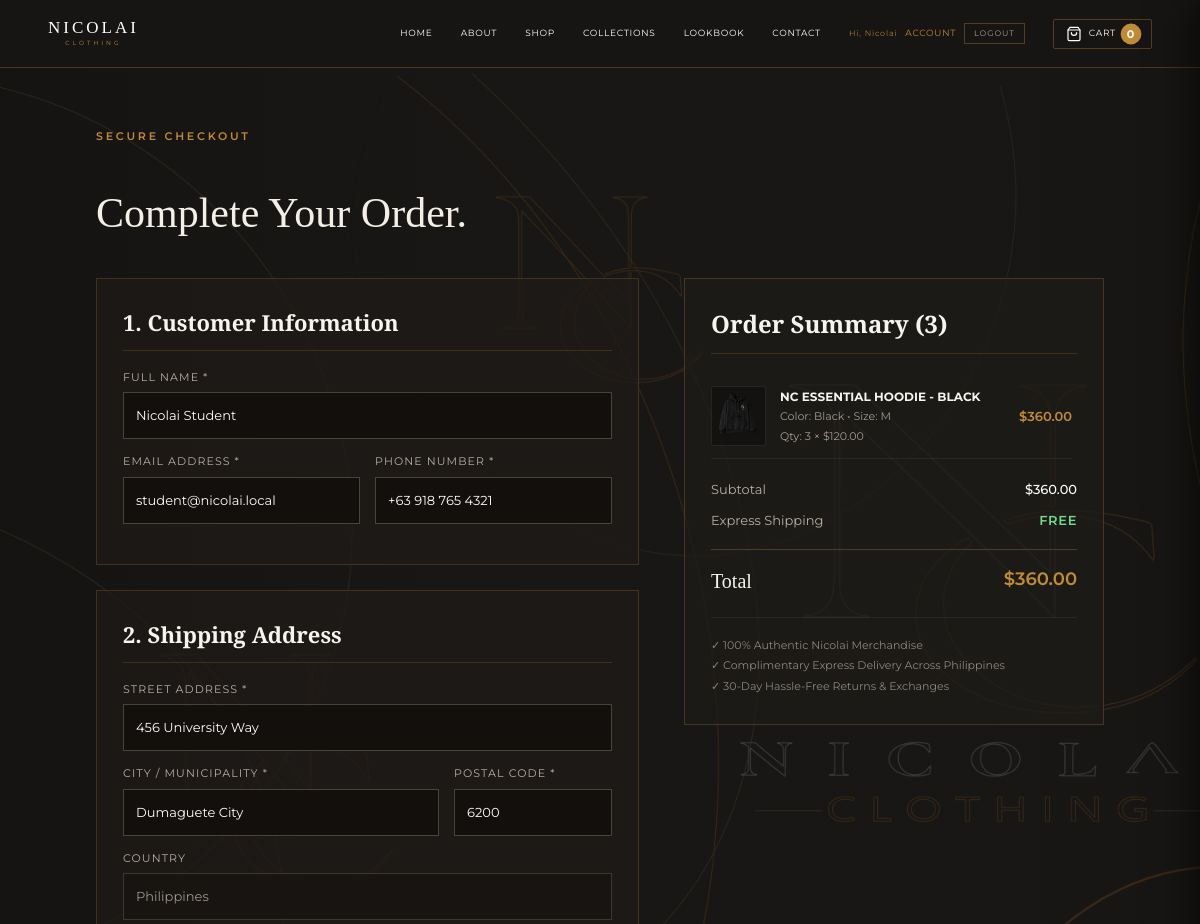
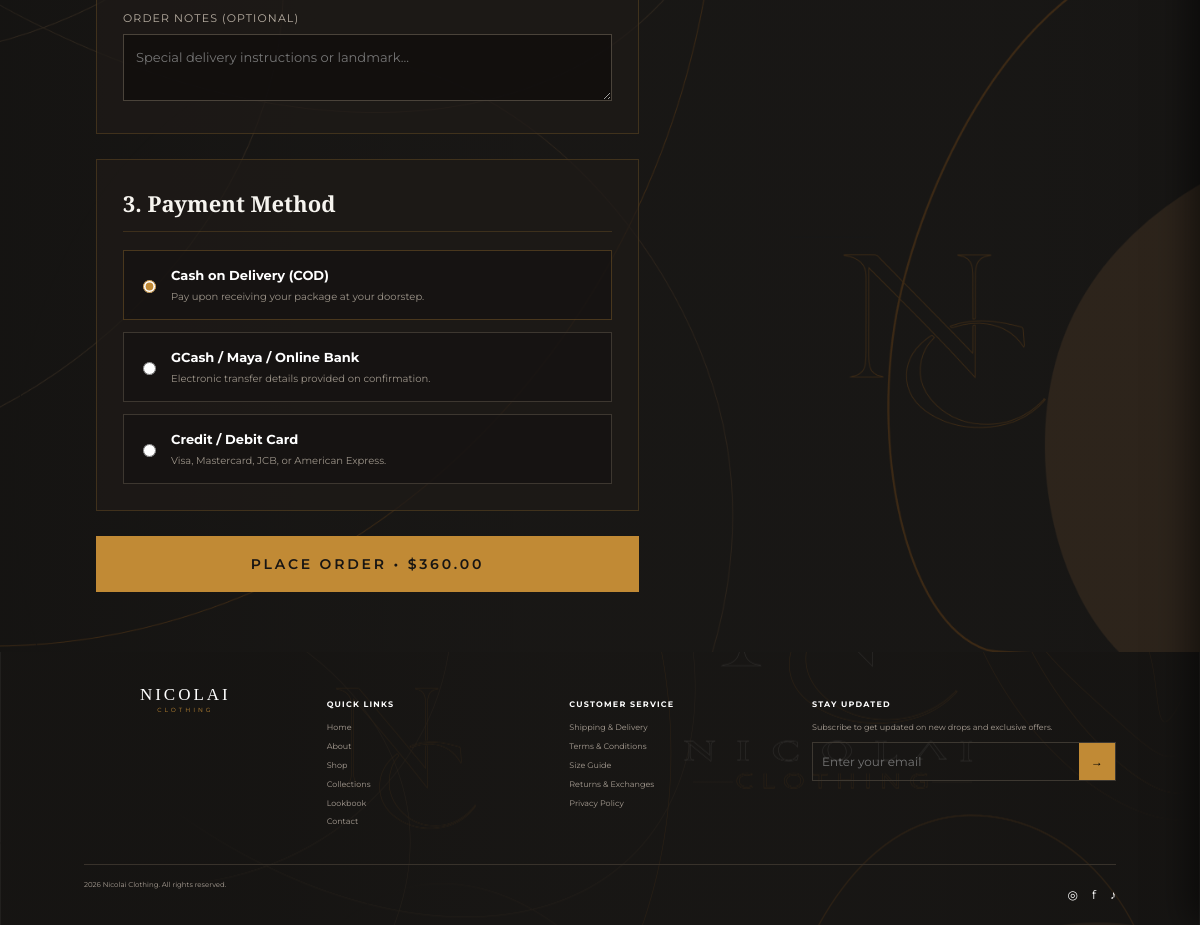
The app's page /checkout.php (signed in) with its own data (2 pictures, top to bottom).
### tables this page shows
CREATE TABLE `carts` (
  `id` int(11) NOT NULL AUTO_INCREMENT,
  `session_id` varchar(128) NOT NULL,
  `user_id` int(11) DEFAULT NULL,
  `created_at` datetime NOT NULL DEFAULT current_timestamp(),
  `updated_at` datetime NOT NULL DEFAULT current_timestamp() ON UPDATE current_timestamp(),
  PRIMARY KEY (`id`),
  KEY `idx_session_id` (`session_id`),
  KEY `idx_user_id` (`user_id`),
  CONSTRAINT `fk_cart_user` FOREIGN KEY (`user_id`) REFERENCES `users` (`id`) ON DELETE CASCADE
);

CREATE TABLE `cart_items` (
  `id` int(11) NOT NULL AUTO_INCREMENT,
  `cart_id` int(11) NOT NULL,
  `product_id` varchar(64) NOT NULL,
  `color` varchar(50) NOT NULL,
  `size` varchar(20) NOT NULL,
  `quantity` int(11) NOT NULL DEFAULT 1,
  `unit_price` decimal(10,2) NOT NULL,
  `created_at` datetime NOT NULL DEFAULT current_timestamp(),
  `updated_at` datetime NOT NULL DEFAULT current_timestamp() ON UPDATE current_timestamp(),
  PRIMARY KEY (`id`),
  UNIQUE KEY `uq_cart_item` (`cart_id`,`product_id`,`color`,`size`),
  KEY `fk_item_product` (`product_id`),
  CONSTRAINT `fk_item_cart` FOREIGN KEY (`cart_id`) REFERENCES `carts` (`id`) ON DELETE CASCADE,
  CONSTRAINT `fk_item_product` FOREIGN KEY (`product_id`) REFERENCES `products` (`id`) ON DELETE CASCADE
);

CREATE TABLE `products` (
  `id` varchar(64) NOT NULL,
  `name` varchar(150) NOT NULL,
  `base_name` varchar(150) NOT NULL,
  `category` varchar(50) NOT NULL,
  `price` decimal(10,2) NOT NULL,
  `image` varchar(255) NOT NULL,
  `color` varchar(50) NOT NULL,
  `colors_json` text DEFAULT NULL,
  `sizes_json` varchar(100) DEFAULT '["S","M","L","XL"]',
  `description` text NOT NULL,
  `stock_quantity` int(11) NOT NULL DEFAULT 50,
  `is_active` tinyint(1) NOT NULL DEFAULT 1,
  `featured` tinyint(1) NOT NULL DEFAULT 0,
  `created_at` datetime NOT NULL DEFAULT current_timestamp(),
  `updated_at` datetime NOT NULL DEFAULT current_timestamp() ON UPDATE current_timestamp(),
  PRIMARY KEY (`id`),
  KEY `idx_category` (`category`),
  KEY `idx_is_active` (`is_active`)
);

### function.php (called while the page is built, shortened)
<?php
function e(?string $value): string {
    return htmlspecialchars((string)$value, ENT_QUOTES, 'UTF-8');
}
function old(string $key, string $default = ''): string {
    return e((string)($_POST[$key] ?? $default));
}
function current_user(): ?array {
    return $_SESSION['user'] ?? null;
}
function format_price(float|string $price): string {
    $num = is_numeric($price) ? (float)$price : (float)preg_replace('/[^0-9.]/', '', (string)$price);
    return '$' . number_format($num, 2);
}
function get_or_create_cart_id(string $sessionId, ?int $userId = null): int {
    $pdo = get_db();
    if ($userId !== null) {
        $stmt = $pdo->prepare("SELECT `id` FROM `carts` WHERE `user_id` = ? LIMIT 1");
        $stmt->execute([$userId]);
        $id = $stmt->fetchColumn();
        if ($id) return (int)$id;
    }
    return (int)$pdo->lastInsertId();
}
function get_cart_items(string $sessionId, ?int $userId = null): array {
    $pdo = get_db();
    $cartId = get_or_create_cart_id($sessionId, $userId);
    $stmt = $pdo->prepare("
        SELECT ci.*, p.name AS product_name, p.image AS default_image, p.stock_quantity, p.colors_json
        FROM `cart_items` ci
        JOIN `products` p ON ci.product_id = p.id
        WHERE ci.cart_id = ?
        ORDER BY ci.id ASC
    ");
    $stmt->execute([$cartId]);
    $rows = $stmt->fetchAll();
    $items = [];
    foreach ($rows as $r) {
        $colors = !empty($r['colors_json']) ? json_decode($r['colors_json'], true) : [];
        $img = $colors[$r['color']] ?? $r['default_image'];
        $items[] = [
            'id' => (int)$r['id'],
            'cart_id' => (int)$r['cart_id'],
            'key' => $r['product_id'] . '__' . $r['color'] . '__' . $r['size'],
            'productId' => $r['product_id'],
            'name' => $r['product_name'],
            'color' => $r['color'],
            'size' => $r['size'],
            'qty' => (int)$r['quantity'],
            'price' => (float)$r['unit_price'],
            'image' => $img,
            'stock' => (int)$r['stock_quantity'],
        ];
    }
    return $items;
}

### checkout.php (the view, shortened to what this page needs)
<?php
require_once __DIR__ . '/function.php';
$sessionId = session_id();
$currentUser = current_user();
$userId = $currentUser['id'] ?? null;
$cartItems = get_cart_items($sessionId, $userId ? (int)$userId : null);
$totalCount = array_reduce($cartItems, fn($sum, $i) => $sum + $i['qty'], 0);
$subtotal = array_reduce($cartItems, fn($sum, $i) => $sum + ($i['price'] * $i['qty']), 0.0);
require __DIR__ . '/includes/header.php';
?>
<section class="checkout-page section-dark" style="min-height: 85vh; padding: 60px 8vw;">
  <div class="checkout-container" style="max-width: 1100px; margin: 0 auto;">
    <p class="eyebrow" style="color: var(--gold); letter-spacing: 0.25em; font-size: 11px; margin-bottom: 8px;">SECURE CHECKOUT</p>
    <h1 style="font-family: 'Cormorant Garamond', serif; font-size: 42px; font-weight: 500; margin-bottom: 30px;">Complete Your Order.</h1>
    <?php if (empty($cartItems)): ?>
      <div class="checkout-empty" style="text-align: center; padding: 60px 20px; background: rgba(35, 31, 28, 0.6); border: 1px solid rgba(193, 138, 53, 0.2);">
        <p style="font-size: 18px; color: #cfc6b7; margin-bottom: 20px;">Your shopping bag is currently empty.</p>
        <a href="index.php#shop" class="btn btn-gold">DISCOVER PRODUCTS</a>
      </div>
    <?php else: ?>
      <div class="checkout-grid" style="display: grid; grid-template-columns: 1fr 420px; gap: 45px; align-items: start;">
        <div class="checkout-form-col">
          <form method="post" novalidate id="checkoutForm">
            <div style="background: rgba(30, 27, 24, 0.7); border: 1px solid rgba(193, 138, 53, 0.22); padding: 26px; margin-bottom: 25px;">
              <h3 style="font-family: 'Cormorant Garamond', serif; font-size: 22px; margin-top: 0; margin-bottom: 18px; color: #f6f4ef; border-bottom: 1px solid rgba(193,138,53,0.2); padding-bottom: 10px;">
                1. Customer Information
              </h3>
              <label style="display:block; margin-bottom: 14px; font-size: 11px; letter-spacing: 0.1em; color: #b8afa3;">
                FULL NAME *
                <input type="text" name="name" required value="<?= old('name', $currentUser['name'] ?? '') ?>" style="width: 100%; box-sizing: border-box; margin-top: 6px; padding: 12px; background: rgba(15, 13, 12, 0.8); border: 1px solid #4a433a; color: #fff; font-size: 13px; outline: none;">
              </label>
              <div style="display: grid; grid-template-columns: 1fr 1fr; gap: 15px;">
                <label style="display:block; margin-bottom: 14px; font-size: 11px; letter-spacing: 0.1em; color: #b8afa3;">
                  EMAIL ADDRESS *
                  <input type="email" name="email" required value="<?= old('email', $currentUser['email'] ?? '') ?>" style="width: 100%; box-sizing: border-box; margin-top: 6px; padding: 12px; background: rgba(15, 13, 12, 0.8); border: 1px solid #4a433a; color: #fff; font-size: 13px; outline: none;">
                </label>
                <label style="display:block; margin-bottom: 14px; font-size: 11px; letter-spacing: 0.1em; color: #b8afa3;">
                  PHONE NUMBER *
                  <input type="tel" name="phone" required placeholder="+63 9XX XXX XXXX" value="<?= old('phone', $currentUser['phone'] ?? '') ?>" style="width: 100%; box-sizing: border-box; margin-top: 6px; padding: 12px; background: rgba(15, 13, 12, 0.8); border: 1px solid #4a433a; color: #fff; font-size: 13px; outline: none;">
                </label>
              </div>
            </div>
            <div style="background: rgba(30, 27, 24, 0.7); border: 1px solid rgba(193, 138, 53, 0.22); padding: 26px; margin-bottom: 25px;">
              <h3 style="font-family: 'Cormorant Garamond', serif; font-size: 22px; margin-top: 0; margin-bottom: 18px; color: #f6f4ef; border-bottom: 1px solid rgba(193,138,53,0.2); padding-bottom: 10px;">
                2. Shipping Address
              </h3>
              <label style="display:block; margin-bottom: 14px; font-size: 11px; letter-spacing: 0.1em; color: #b8afa3;">
                STREET ADDRESS *
                <input type="text" name="address" required placeholder="House/Unit #, Street, Barangay" value="<?= old('address', $currentUser['address'] ?? '') ?>" style="width: 100%; box-sizing: border-box; margin-top: 6px; padding: 12px; background: rgba(15, 13, 12, 0.8); border: 1px solid #4a433a; color: #fff; font-size: 13px; outline: none;">
              </label>
              <div style="display: grid; grid-template-columns: 2fr 1fr; gap: 15px;">
                <label style="display:block; margin-bottom: 14px; font-size: 11px; letter-spacing: 0.1em; color: #b8afa3;">
                  CITY / MUNICIPALITY *
                  <input type="text" name="city" required placeholder="Dumaguete City" value="<?= old('city', $currentUser['city'] ?? '') ?>" style="width: 100%; box-sizing: border-box; margin-top: 6px; padding: 12px; background: rgba(15, 13, 12, 0.8); border: 1px solid #4a433a; color: #fff; font-size: 13px; outline: none;">
                </label>
                <label style="display:block; margin-bottom: 14px; font-size: 11px; letter-spacing: 0.1em; color: #b8afa3;">
                  POSTAL CODE *
                  <input type="text" name="postal_code" required placeholder="6200" value="<?= old('postal_code', $currentUser['postal_code'] ?? '') ?>" style="width: 100%; box-sizing: border-box; margin-top: 6px; padding: 12px; background: rgba(15, 13, 12, 0.8); border: 1px solid #4a433a; color: #fff; font-size: 13px; outline: none;">
                </label>
              </div>
              <label style="display:block; margin-bottom: 14px; font-size: 11px; letter-spacing: 0.1em; color: #b8afa3;">
                COUNTRY
                <input type="text" name="country" readonly value="Philippines" style="width: 100%; box-sizing: border-box; margin-top: 6px; padding: 12px; background: rgba(20, 18, 16, 0.6); border: 1px solid #3d3730; color: #9c9489; font-size: 13px; outline: none;">
              </label>
              <label style="display:block; margin-bottom: 0; font-size: 11px; letter-spacing: 0.1em; color: #b8afa3;">
                ORDER NOTES (OPTIONAL)
                <textarea name="notes" rows="2" placeholder="Special delivery instructions or landmark..." style="width: 100%; box-sizing: border-box; margin-top: 6px; padding: 12px; background: rgba(15, 13, 12, 0.8); border: 1px solid #4a433a; color: #fff; font-size: 13px; outline: none; resize: vertical;"><?= old('notes') ?></textarea>
              </label>
            </div>
            <div style="background: rgba(30, 27, 24, 0.7); border: 1px solid rgba(193, 138, 53, 0.22); padding: 26px; margin-bottom: 25px;">
              <h3 style="font-family: 'Cormorant Garamond', serif; font-size: 22px; margin-top: 0; margin-bottom: 18px; color: #f6f4ef; border-bottom: 1px solid rgba(193,138,53,0.2); padding-bottom: 10px;">
                3. Payment Method
              </h3>
              <div style="display: flex; flex-direction: column; gap: 12px;">
                <label style="display: flex; align-items: center; gap: 12px; padding: 14px; background: rgba(20, 18, 16, 0.7); border: 1px solid rgba(193, 138, 53, 0.3); cursor: pointer;">
                  <input type="radio" name="payment_method" value="Cash on Delivery (COD)" checked style="accent-color: var(--gold);">
                  <div>
                    <strong style="display: block; font-size: 13px; color: #fff;">Cash on Delivery (COD)</strong>
                    <small style="color: #9c9489;">Pay upon receiving your package at your doorstep.</small>
                  </div>
                </label>
                <label style="display: flex; align-items: center; gap: 12px; padding: 14px; background: rgba(20, 18, 16, 0.7); border: 1px solid #3d3730; cursor: pointer;">
                  <input type="radio" name="payment_method" value="GCash / Maya / Bank Transfer" style="accent-color: var(--gold);">
                  <div>
                    <strong style="display: block; font-size: 13px; color: #fff;">GCash / Maya / Online Bank</strong>
                    <small style="color: #9c9489;">Electronic transfer details provided on confirmation.</small>
                  </div>
                </label>
                <label style="display: flex; align-items: center; gap: 12px; padding: 14px; background: rgba(20, 18, 16, 0.7); border: 1px solid #3d3730; cursor: pointer;">
                  <input type="radio" name="payment_method" value="Credit / Debit Card" style="accent-color: var(--gold);">
                  <div>
                    <strong style="display: block; font-size: 13px; color: #fff;">Credit / Debit Card</strong>
                    <small style="color: #9c9489;">Visa, Mastercard, JCB, or American Express.</small>
                  </div>
                </label>
              </div>
            </div>
            <button type="submit" class="btn btn-gold" style="width: 100%; padding: 16px; font-size: 14px; letter-spacing: 0.2em; font-weight: 600;">
              PLACE ORDER &bull; <?= format_price($subtotal) ?>
            </button>
          </form>
        </div>
        <div class="checkout-summary-col" style="background: rgba(30, 27, 24, 0.75); border: 1px solid rgba(193, 138, 53, 0.25); padding: 26px; position: sticky; top: 90px;">
          <h3 style="font-family: 'Cormorant Garamond', serif; font-size: 24px; margin-top: 0; margin-bottom: 20px; color: #f6f4ef; border-bottom: 1px solid rgba(193,138,53,0.2); padding-bottom: 10px;">
            Order Summary (<?= $totalCount ?>)
          </h3>
          <div class="summary-items" style="max-height: 380px; overflow-y: auto; margin-bottom: 20px; padding-right: 5px;">
            <?php foreach ($cartItems as $item): ?>
              <div style="display: flex; gap: 14px; padding: 12px 0; border-bottom: 1px solid rgba(255,255,255,0.06); align-items: center;">
                <img src="assets/products/<?= e($item['image']) ?>" alt="<?= e($item['name']) ?>" style="width: 55px; height: 60px; object-fit: contain; background: rgba(0,0,0,0.3); border: 1px solid rgba(255,255,255,0.08); padding: 4px; border-radius: 2px;">
                <div style="flex: 1;">
                  <strong style="display: block; font-size: 12px; color: #f6f4ef;"><?= e($item['name']) ?></strong>
                  <span style="font-size: 11px; color: #a39b90;">Color: <?= e($item['color']) ?> &bull; Size: <?= e($item['size']) ?></span>
                  <div style="font-size: 11px; color: #a39b90; margin-top: 2px;">Qty: <?= $item['qty'] ?> &times; <?= format_price($item['price']) ?></div>
                </div>
                <div style="font-weight: 600; font-size: 13px; color: var(--gold);">
                  <?= format_price($item['price'] * $item['qty']) ?>
                </div>
              </div>
            <?php endforeach; ?>
          </div>
          <div style="display: flex; justify-content: space-between; font-size: 13px; color: #b8afa3; margin-bottom: 10px;">
            <span>Subtotal</span>
            <span style="color: #fff; font-weight: 500;"><?= format_price($subtotal) ?></span>
          </div>
          <div style="display: flex; justify-content: space-between; font-size: 13px; color: #b8afa3; margin-bottom: 18px;">
            <span>Express Shipping</span>
            <span style="color: #6edb8f; font-weight: 600; letter-spacing: 0.05em;">FREE</span>
          </div>
          <div style="display: flex; justify-content: space-between; font-size: 18px; color: #f6f4ef; border-top: 1px solid rgba(193,138,53,0.3); padding-top: 15px; margin-bottom: 20px;">
            <span style="font-family: 'Cormorant Garamond', serif; font-size: 20px;">Total</span>
            <span style="font-weight: 600; color: var(--gold);"><?= format_price($subtotal) ?></span>
          </div>
          <div style="font-size: 11px; color: #8e867b; line-height: 1.5; border-top: 1px solid rgba(255,255,255,0.06); padding-top: 15px;">
            <p style="margin: 4px 0;">✓ 100% Authentic Nicolai Merchandise</p>
            <p style="margin: 4px 0;">✓ Complimentary Express Delivery Across Philippines</p>
            <p style="margin: 4px 0;">✓ 30-Day Hassle-Free Returns &amp; Exchanges</p>
          </div>
        </div>
      </div>
    <?php endif; ?>
  </div>
</section>
<?php require __DIR__ . '/includes/footer.php'; ?>

### records on screen
carts: id.quantity "$360.00", id.quantity "3"
cart_items: product.image (picture), product.name "NC ESSENTIAL HOODIE - BLACK", color "Black", size "M", quantity "3", price "$120.00", format_price($item['price']*$item['qty']) "$360.00"

### other values on screen
$__firstName "Nicolai"
